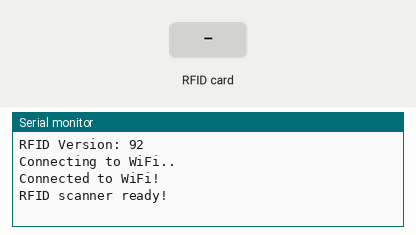
This sketch was run on a simulated ESP8266 (NodeMCU). Parts: the last lines printed to the serial monitor. Inputs (shaded band) come from the test bench. WiFi joins after 1.5 s; servers stay silent unless stated; the Firebase database answers and starts empty.

Above: at 3.2 s.
3.3 s: RFID card 5E 7A 19 C4 held to the reader
At 4.4 s:
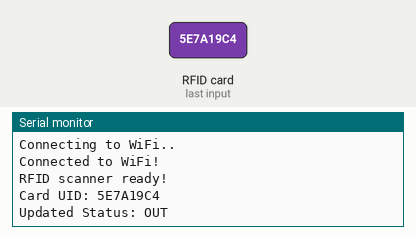
5.2 s: RFID card 5E 7A 19 C4 held to the reader
At 6.2 s:
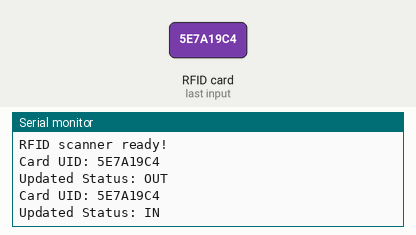

The sketch:

RFID_ESP8266_code.ino
```cpp
#include <ESP8266WiFi.h>
#include <FirebaseESP8266.h>
#include <SPI.h>
#include <MFRC522.h>

#define SS_PIN D4  // RFID SS pin
#define RST_PIN D3 // RFID RST pin

MFRC522 rfid(SS_PIN, RST_PIN);

// Replace with your WiFi credentials
#define WIFI_SSID "Ashay"
#define WIFI_PASSWORD "ashay2006"

// Replace with your Firebase credentials
#define FIREBASE_HOST "https://inventory-management-using-iot-default-rtdb.firebaseio.com"
#define FIREBASE_AUTH "CQF7N6bzmq4bzrB6GMV2F23fPhJ3CmBY4dcVjR"

FirebaseData fbdo;
FirebaseAuth auth;
FirebaseConfig config;

void setup() {
    Serial.begin(115200);
    SPI.begin();
    rfid.PCD_Init();
    Serial.print("RFID Version: ");
    Serial.println(rfid.PCD_ReadRegister(MFRC522::VersionReg), HEX);

    // Connect to WiFi
    WiFi.begin(WIFI_SSID, WIFI_PASSWORD);
    Serial.print("Connecting to WiFi");
    while (WiFi.status() != WL_CONNECTED) {
        Serial.print(".");
        delay(1000);
    }
    Serial.println("\nConnected to WiFi!");

    // Firebase setup
    config.host = FIREBASE_HOST;
    config.signer.tokens.legacy_token = FIREBASE_AUTH;
    Firebase.begin(&config, &auth);
    Firebase.reconnectWiFi(true);

    Serial.println("RFID scanner ready!");
}

void loop() {
    if (!rfid.PICC_IsNewCardPresent() || !rfid.PICC_ReadCardSerial()) {
        return;
    }

    // Get RFID UID
    String uid = "";
    for (byte i = 0; i < rfid.uid.size; i++) {
        uid += String(rfid.uid.uidByte[i], HEX);
    }
    uid.toUpperCase();
    Serial.println("Card UID: " + uid);

    // Check Firebase for last entry
    String path = "/RFID_Logs/" + uid + "/status";
    String lastStatus;
    if (Firebase.getString(fbdo, path)) {
        lastStatus = fbdo.stringData();
    } else {
        lastStatus = "OUT"; // Default to OUT if not found
    }

    // Determine new status
    String newStatus = (lastStatus == "OUT") ? "IN" : "OUT";

    // Update Firebase
    Firebase.setString(fbdo, path, newStatus);
    Firebase.setString(fbdo, "/RFID_Logs/" + uid + "/timestamp", String(millis()));

    Serial.println("Updated Status: " + newStatus);

    // Stop RFID scanning until next card
    rfid.PICC_HaltA();
    rfid.PCD_StopCrypto1();
}
```

Measured:
- after the input at 3.3 s, the serial monitor: prints a new line at once (image 1)
- after the input at 5.2 s, the serial monitor: prints a new line after 0.47 s (image 2)
